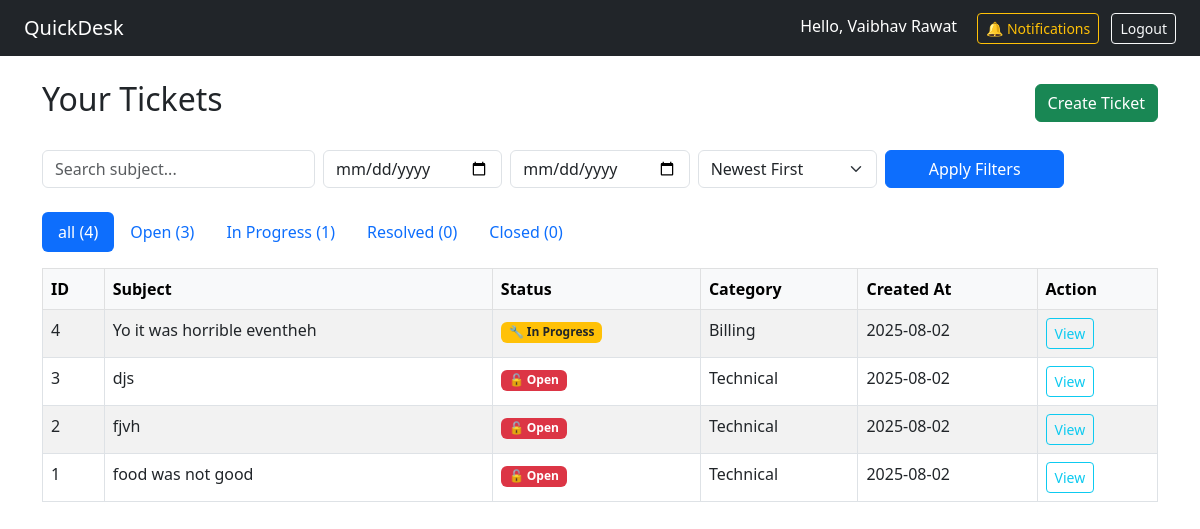
The page /dashboard (signed in) on the database its author committed.
### app.py (models this page shows, shortened)
class User(db.Model, UserMixin):
    id = db.Column(db.Integer, primary_key=True)
    email = db.Column(db.String(150), unique=True, nullable=False)
    name = db.Column(db.String(150), nullable=False)
    password_hash = db.Column(db.String(200), nullable=False)
    role = db.Column(db.String(50), default='user')
    is_active = db.Column(db.Boolean, default=True)
    notifications = db.relationship('Notification', backref='user', lazy='dynamic')
    tickets = db.relationship('Ticket', backref='owner', lazy=True)
    replies = db.relationship('TicketReply', backref='author', lazy=True)

class Ticket(db.Model):
    id = db.Column(db.Integer, primary_key=True)
    subject = db.Column(db.String(200), nullable=False)
    description = db.Column(db.Text, nullable=False)
    category = db.Column(db.String(100), nullable=False)
    attachment = db.Column(db.String(200))
    status = db.Column(db.String(50), default='Open')
    user_id = db.Column(db.Integer, db.ForeignKey('user.id'), nullable=False)
    user_name = db.Column(db.String(150), nullable=False)  # ✅ store user name
    created_at = db.Column(db.DateTime, default=datetime.utcnow)
    replies = db.relationship('TicketReply', backref='ticket', lazy=True)

### app.py (the view)
@app.route('/dashboard')
@login_required
def dashboard():
    if current_user.role != 'user':
        flash("Access denied.", "warning")
        return redirect(url_for('login'))
    status_filter = request.args.get('status', 'all')
    search = request.args.get('search', '').strip()
    start_date = request.args.get('start_date')
    end_date = request.args.get('end_date')
    sort_order = request.args.get('sort', 'desc')  # 'asc' or 'desc'
    query = Ticket.query.filter_by(user_id=current_user.id)
    if status_filter != 'all':
        query = query.filter_by(status=status_filter)
    if search:
        query = query.filter(Ticket.subject.ilike(f'%{search}%'))
    if start_date:
        try:
            start = datetime.strptime(start_date, '%Y-%m-%d')
            query = query.filter(Ticket.created_at >= start)
        except:
            pass
    if end_date:
        try:
            end = datetime.strptime(end_date, '%Y-%m-%d')
            query = query.filter(Ticket.created_at <= end)
        except:
            pass
    if sort_order == 'asc':
        query = query.order_by(Ticket.created_at.asc())
    else:
        query = query.order_by(Ticket.created_at.desc())
    tickets = query.all()
    all_count = Ticket.query.filter_by(user_id=current_user.id).count()
    open_count = Ticket.query.filter_by(user_id=current_user.id, status='Open').count()
    inprogress_count = Ticket.query.filter_by(user_id=current_user.id, status='In Progress').count()
    resolved_count = Ticket.query.filter_by(user_id=current_user.id, status='Resolved').count()
    closed_count = Ticket.query.filter_by(user_id=current_user.id, status='Closed').count()
    return render_template('dashboard.html',
                           tickets=tickets,
                           all_count=all_count,
                           open_count=open_count,
                           inprogress_count=inprogress_count,
                           resolved_count=resolved_count,
                           closed_count=closed_count,
                           current_status=status_filter,
                           search=search,
                           sort_order=sort_order,
                           start_date=start_date,
                           end_date=end_date)

### app.py (called while the page is built)
@login_manager.user_loader
def load_user(user_id):
    return User.query.get(int(user_id))

### templates/dashboard.html (shortened to what this page needs)
{% extends 'base.html' %}
{% block content %}
<div class="d-flex justify-content-between align-items-center mb-4">
  <h2>Your Tickets</h2>
  <a href="{{ url_for('create_ticket') }}" class="btn btn-success">Create Ticket</a>
</div>
<form method="GET" action="{{ url_for('dashboard') }}" class="row g-2 mb-4">
  <div class="col-md-3">
    <input type="text" name="search" class="form-control" placeholder="Search subject..." value="{{ request.args.get('search', '') }}">
  </div>
  <div class="col-md-2">
    <input type="date" name="start_date" class="form-control" value="{{ request.args.get('start_date', '') }}">
  </div>
  <div class="col-md-2">
    <input type="date" name="end_date" class="form-control" value="{{ request.args.get('end_date', '') }}">
  </div>
  <div class="col-md-2">
    <select name="sort" class="form-select">
      <option value="desc" {% if request.args.get('sort', 'desc') == 'desc' %}selected{% endif %}>Newest First</option>
    </select>
  </div>
  <div class="col-md-2">
    <button class="btn btn-primary w-100">Apply Filters</button>
  </div>
</form>
<ul class="nav nav-pills mb-3">
  {% for label, count in [('all', all_count), ('Open', open_count), ('In Progress', inprogress_count), ('Resolved', resolved_count), ('Closed', closed_count)] %}
  <li class="nav-item">
    <a class="nav-link {% if current_status == label %}active{% endif %}"
       href="{{ url_for('dashboard', status=label, search=request.args.get('search', ''), start_date=request.args.get('start_date', ''), end_date=request.args.get('end_date', ''), sort=request.args.get('sort', 'desc')) }}">
      {{ label }} ({{ count }})
    </a>
  </li>
  {% endfor %}
</ul>
<table class="table table-striped table-bordered">
  <thead class="table-light">
    <tr>
      <th>ID</th>
      <th>Subject</th>
      <th>Status</th>
      <th>Category</th>
      <th>Created At</th>
      <th>Action</th>
    </tr>
  </thead>
  <tbody>
    {% for ticket in tickets %}
    <tr>
      <td>{{ ticket.id }}</td>
      <td>{{ ticket.subject }}</td>
      <td>
        {% if ticket.status == 'Open' %}
          <span class="badge bg-danger">🔓 Open</span>
        {% elif ticket.status == 'In Progress' %}
          <span class="badge bg-warning text-dark">🔧 In Progress</span>
        {% elif ticket.status == 'Resolved' %}
          <span class="badge bg-success">✅ Resolved</span>
        {% elif ticket.status == 'Closed' %}
          <span class="badge bg-secondary">🔒 Closed</span>
        {% else %}
          <span class="badge bg-dark">{{ ticket.status }}</span>
        {% endif %}
      </td>
      <td>{{ ticket.category or '—' }}</td>
      <td>{{ ticket.created_at.strftime('%Y-%m-%d') }}</td>
      <td>
        <a href="{{ url_for('ticket_detail', ticket_id=ticket.id) }}" class="btn btn-sm btn-outline-info">View</a>
      </td>
    </tr>
    {% else %}
    <tr>
      <td colspan="6" class="text-center">No tickets found matching your filters.</td>
    </tr>
    {% endfor %}
  </tbody>
</table>
{% endblock %}

### templates/base.html (shortened to what this page needs)
<!DOCTYPE html>
<html lang="en">
<head>
  <link href="https://cdn.jsdelivr.net/npm/bootstrap@5.3.0/dist/css/bootstrap.min.css" rel="stylesheet">
</head>
<body>
  <nav class="navbar navbar-expand-lg navbar-dark bg-dark px-4">
    <a class="navbar-brand" href="{{ url_for('dashboard') }}">QuickDesk</a>
    <div class="ms-auto">
      {% if current_user.is_authenticated %}
  <span class="text-white me-3">Hello, {{ current_user.name }}</span>
  <a class="btn btn-outline-warning btn-sm me-2" href="{{ url_for('notifications') }}">🔔 Notifications</a>
  <a class="btn btn-outline-light btn-sm" href="{{ url_for('logout') }}">Logout</a>
{% else %}
  <a class="btn btn-outline-light btn-sm" href="{{ url_for('login') }}">Login</a>
{% endif %}
    </div>
  </nav>
  <div class="container mt-4">
    {% block content %}{% endblock %}
  </div>
</body>
</html>

### rows shown on the page
User: name "Vaibhav Rawat"
Ticket: status "Open", id "3", subject "djs", shows "🔓 Open", category "Technical", created_at "2025-08-02"
Ticket: status "In Progress", user "1", id "4", subject "Yo it was horrible eventheh", shows "🔧 In Progress", category "Billing", created_at "2025-08-02"
Ticket: id "2", subject "fjvh", status "🔓 Open", category "Technical", created_at "2025-08-02"
Ticket: id "1", subject "food was not good", status "🔓 Open", category "Technical", created_at "2025-08-02"

### other values the page prints
{{ label }} "all" "Resolved" "Closed"
{{ count }} "4" "0" "0"
